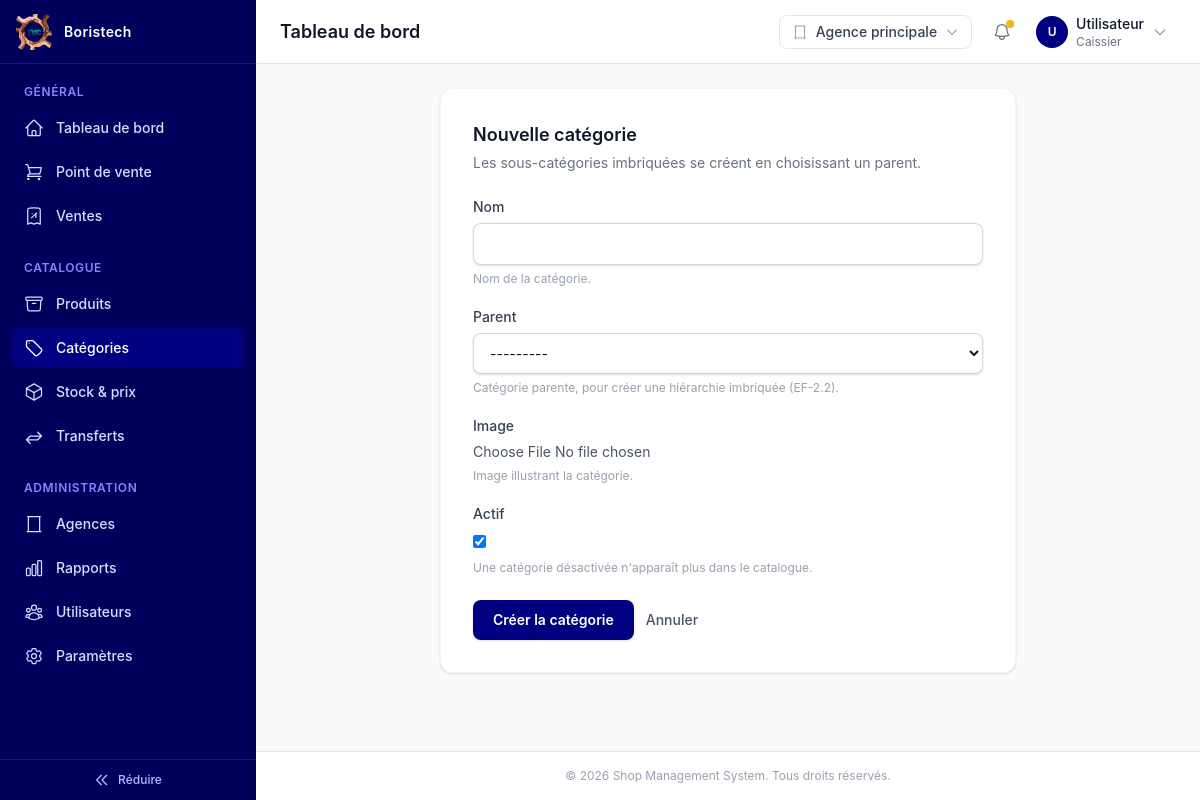
The page /products/categories/nouvelle/ (signed in) on the database its author committed.
### general/models.py (models this page shows, shortened)
class BaseModel(models.Model):
    id = models.UUIDField(
        primary_key=True,
        default=uuid.uuid4,
        editable=False,
        help_text="Identifiant unique (UUID) de l'enregistrement.",
    )
    created_at = models.DateTimeField(
        auto_now_add=True,
        db_index=True,
        help_text="Date et heure de création de l'enregistrement.",
    )
    updated_at = models.DateTimeField(
        auto_now=True,
        help_text="Date et heure de la dernière modification.",
    )
    class Meta:
        abstract = True
        ordering = ["-created_at"]

class ParametresEntreprise(BaseModel):
    SINGLETON_ID = uuid.UUID(int=1)
    nom = models.CharField(
        max_length=150,
        help_text="Raison sociale affichée sur les reçus et l'en-tête de l'application.",
    )
    logo = models.ImageField(
        upload_to="entreprise/",
        blank=True,
        null=True,
        help_text="Logo affiché sur les reçus et l'en-tête de l'application.",
    )
    slogan = models.CharField(
        max_length=255,
        blank=True,
        help_text="Slogan de l'entreprise.",
    )
    adresse = models.CharField(
        max_length=255,
        blank=True,
        help_text="Adresse du siège social.",
    )
    telephone = models.CharField(
        max_length=30,
        blank=True,
        help_text="Téléphone de contact principal.",
    )
    email = models.EmailField(
        blank=True,
        help_text="Email de contact principal.",
    )
    site_web = models.URLField(
        blank=True,
        help_text="Site web de l'entreprise.",
    )
    tax_id = models.CharField(
        max_length=50,
        blank=True,
        help_text="Numéro fiscal / identifiant contribuable, affiché sur les reçus.",
    )
    devise = models.CharField(
        max_length=10,
        default="FCFA",
        help_text="Symbole monétaire utilisé dans toute l'application.",
    )
    note_pied_page = models.TextField(
        blank=True,
        help_text="Note affichée en bas des reçus (conditions, remerciements...).",
    )
    class Meta(BaseModel.Meta):
        verbose_name = "Paramètres de l'entreprise"
        verbose_name_plural = "Paramètres de l'entreprise"
    @classmethod
    def load(cls) -> "ParametresEntreprise":
        obj: Optional["ParametresEntreprise"] = cache.get("parametres_entreprise")
        if obj is None:
            obj, _created = cls.objects.get_or_create(
                pk=cls.SINGLETON_ID, defaults={"nom": "Ma Boutique"}
            )
            cache.set("parametres_entreprise", obj, None)
        return obj

### products/models.py (models this page shows, shortened)
class Categorie(BaseModel):
    nom = models.CharField(
        max_length=150,
        help_text="Nom de la catégorie.",
    )
    slug = models.SlugField(
        max_length=170,
        unique=True,
        blank=True,
        help_text=(
            "Identifiant lisible utilisé dans les URLs, généré automatiquement à "
            "partir du nom si laissé vide."
        ),
    )
    parent = models.ForeignKey(
        "self",
        on_delete=models.CASCADE,
        related_name="sous_categories",
        null=True,
        blank=True,
        help_text="Catégorie parente, pour créer une hiérarchie imbriquée (EF-2.2).",
    )
    image = models.ImageField(
        upload_to="categories/",
        blank=True,
        null=True,
        help_text="Image illustrant la catégorie.",
    )
    actif = models.BooleanField(
        default=True,
        db_index=True,
        help_text="Une catégorie désactivée n'apparaît plus dans le catalogue.",
    )
    class Meta(BaseModel.Meta):
        verbose_name = "Catégorie"
        verbose_name_plural = "Catégories"
        indexes = [
            models.Index(fields=["parent", "actif"]),
        ]
    def __str__(self) -> str:
        return self.nom

### products/views/category_views.py (the view, shortened to what this page needs)
# urls.py: path("categories/nouvelle/", category_views.CategorieCreateView.as_view(), name="categorie_create"),
class CategorieCreateView(LoginRequiredMixin, AdminRequiredMixin, CreateView):
    model = Categorie
    form_class = CategorieForm
    template_name = "dashboard/pages/admin/products/category/categorie_form.html"
    success_url = reverse_lazy("products:categorie_list")

### products/forms.py
class CategorieForm(_TailwindFormMixin, forms.ModelForm):
    class Meta:
        model = Categorie
        fields = ["nom", "parent", "image", "actif"]
    def __init__(self, *args: Any, **kwargs: Any) -> None:
        super().__init__(*args, **kwargs)
        queryset = Categorie.objects.filter(actif=True).order_by("nom")
        if self.instance.pk:
            queryset = queryset.exclude(pk=self.instance.pk)
        self.fields["parent"].queryset = queryset
        self.fields["parent"].required = False
        self._apply_tailwind()

### general/context_processors.py (called while the page is built)
def parametres_entreprise(request: HttpRequest) -> Dict[str, Any]:
    return {"parametres": ParametresEntreprise.load()}

### general/templatetags/nav_tags.py (called while the page is built)
@register.simple_tag(takes_context=True)
def dashboard_url(context: Dict[str, Any]) -> str:
    request = context["request"]
    if not request.user.is_authenticated:
        return ""
    return resolve_dashboard_url(request.user)

@register.simple_tag(takes_context=True)
def nav_active(context: Dict[str, Any], *view_names: str) -> str:
    request = context["request"]
    match = getattr(request, "resolver_match", None)
    current_view_name = getattr(match, "view_name", None) if match else None
    return ACTIVE_CLASSES if current_view_name in view_names else INACTIVE_CLASSES

### general/utils.py (called while the page is built)
def resolve_dashboard_url(user: Any) -> str:
    from django.urls import reverse  # import local : évite un cycle au chargement des apps
    if not getattr(user, "is_admin", False):
        agence = getattr(user, "agence", None)
        if agence is not None:
            return reverse("general:agence_dashboard", kwargs={"agence_slug": agence.slug})
    return reverse("general:dashboard")

### products/forms.py (called while the page is built)
    def _apply_tailwind(self) -> None:
        for field in self.fields.values():
            if isinstance(field.widget, forms.CheckboxInput):
                continue
            if isinstance(field.widget, forms.ClearableFileInput):
                field.widget.attrs["class"] = "block w-full text-sm text-gray-600"
                continue
            existing = field.widget.attrs.get("class", "")
            field.widget.attrs["class"] = f"{existing} {TAILWIND_INPUT_CLASSES}".strip()

### products/views/category_views.py (called while the page is built)
    def test_func(self) -> bool:
        return getattr(self.request.user, "is_admin", False)

### users/models.py (called while the page is built)
    @property
    def is_admin(self) -> bool:
        return self.role == Role.ADMIN

    @property
    def is_responsable_agence(self) -> bool:
        return self.role == Role.RESPONSABLE_AGENCE

### templates/dashboard/pages/admin/products/category/categorie_form.html (shortened to what this page needs)
{% extends "dashboard/base.html" %}
{% block content %}
<div class="mx-auto max-w-xl">
  <div class="rounded-xl border border-gray-100 bg-white p-6 shadow-sm sm:p-8">
    <div class="mb-6">
      <h2 class="text-lg font-semibold text-gray-900">{% if object %}Modifier la catégorie{% else %}Nouvelle catégorie{% endif %}</h2>
      <p class="mt-1 text-sm text-gray-500">Les sous-catégories imbriquées se créent en choisissant un parent.</p>
    </div>
    <form method="post" enctype="multipart/form-data" novalidate>
      <div class="space-y-5">
        {% for field in form %}
          <div>
            <label for="{{ field.id_for_label }}" class="mb-1.5 block text-sm font-medium text-gray-700">
              {{ field.label }}
            </label>
            {{ field }}
            {% if field.help_text %}
              <p class="mt-1.5 text-xs text-gray-400">{{ field.help_text }}</p>
            {% endif %}
          </div>
        {% endfor %}
      </div>
      <div class="mt-6 flex items-center gap-3">
        <button type="submit" class="flex items-center justify-center rounded-lg bg-primary-800 px-5 py-2.5 text-sm font-semibold text-white shadow-sm transition hover:bg-primary-900 focus:outline-none focus:ring-2 focus:ring-secondary-500 focus:ring-offset-2">
          {% if object %}Enregistrer les modifications{% else %}Créer la catégorie{% endif %}
        </button>
        <a href="{% url 'products:categorie_list' %}" class="text-sm font-medium text-gray-600 hover:text-gray-900">Annuler</a>
      </div>
    </form>
  </div>
</div>
{% endblock %}

### templates/dashboard/include/_sidebar.html (shortened to what this page needs)
{% load static %}
{% load nav_tags %}
<aside id="sidebar"
      class="fixed inset-y-0 left-0 z-40 flex w-72 flex-col bg-primary-900 text-white transition-transform duration-300 ease-in-out lg:sticky lg:top-0 lg:h-screen lg:w-[var(--sidebar-w)] lg:shrink-0 lg:transition-[width]">
      <div class="flex h-16 shrink-0 items-center gap-3 border-b border-white/10 px-4">
        {% if parametres.logo %}
          <img src="{{ parametres.logo.url }}" alt="{{ parametres.nom }}" class="h-9 w-9 shrink-0 rounded-lg object-cover">
        {% else %}
          <div class="flex h-9 w-9 shrink-0 items-center justify-center rounded-lg bg-secondary-500 text-sm font-bold text-primary-900">
            {{ parametres.nom|slice:":2"|upper }}
          </div>
        {% endif %}
        <span class="brand-label truncate text-sm font-semibold tracking-wide">{{ parametres.nom }}</span>
      </div>
      <nav class="flex-1 space-y-6 overflow-y-auto px-3 py-5">
        <div>
          <p class="nav-group-label px-3 pb-2 text-xs font-semibold uppercase tracking-wider text-primary-300">Général</p>
          <ul class="space-y-1">
            <li>
              <a href="{% dashboard_url %}" title="Tableau de bord"
                 class="nav-link flex items-center gap-3 rounded-lg px-3 py-2.5 text-sm font-medium {% nav_active 'general:dashboard' 'general:agence_dashboard' %}">
                <span class="nav-label">Tableau de bord</span>
              </a>
            </li>
            <li>
              <a href="{% url 'sales:commande_create' %}" title="Point de vente"
                 class="nav-link flex items-center gap-3 rounded-lg px-3 py-2.5 text-sm font-medium {% nav_active 'sales:commande_create' %}">
                <span class="nav-label">Point de vente</span>
              </a>
            </li>
            <li>
              <a href="{% url 'sales:commande_list' %}" title="Ventes"
                 class="nav-link flex items-center gap-3 rounded-lg px-3 py-2.5 text-sm font-medium {% nav_active 'sales:commande_list' 'sales:commande_detail' %}">
                <span class="nav-label">Ventes</span>
              </a>
            </li>
          </ul>
        </div>
        {% if request.user.is_responsable_agence or request.user.is_admin %}
        <div>
          <p class="nav-group-label px-3 pb-2 text-xs font-semibold uppercase tracking-wider text-primary-300">Catalogue</p>
          <ul class="space-y-1">
            <li>
              <a href="{% url 'products:produit_list' %}" title="Produits"
                 class="nav-link flex items-center gap-3 rounded-lg px-3 py-2.5 text-sm font-medium {% nav_active 'products:produit_list' 'products:produit_create' 'products:produit_update' 'products:produit_import' %}">
                <span class="nav-label">Produits</span>
              </a>
            </li>
            <li>
              <a href="{% url 'products:categorie_list' %}" title="Catégories"
                 class="nav-link flex items-center gap-3 rounded-lg px-3 py-2.5 text-sm font-medium {% nav_active 'products:categorie_list' 'products:categorie_create' 'products:categorie_update' 'products:categorie_import' %}">
                <span class="nav-label">Catégories</span>
              </a>
            </li>
            <li>
              <a href="{% url 'products:stock_list' %}" title="Stock &amp; prix par agence"
                 class="nav-link flex items-center gap-3 rounded-lg px-3 py-2.5 text-sm font-medium {% nav_active 'products:stock_list' 'products:stock_create' %}">
                <svg class="h-5 w-5 shrink-0" fill="none" viewBox="0 0 24 24" stroke="currentColor" stroke-width="1.5"><path stroke-linecap="round" stroke-linejoin="round" d="M21 7.5l-9-5.25L3 7.5m18 0l-9 5.25m9-5.25v9l-9 5.25M3 7.5l9 5.25M3 7.5v9l9 5.25m0-9v9" /></svg>
                <span class="nav-label">Stock &amp; prix</span>
              </a>
            </li>
            <li>
              <a href="{% url 'products:transfert_list' %}" title="Transferts de stock"
                 class="nav-link flex items-center gap-3 rounded-lg px-3 py-2.5 text-sm font-medium {% nav_active 'products:transfert_list' 'products:transfert_create' %}">
                <svg class="h-5 w-5 shrink-0" fill="none" viewBox="0 0 24 24" stroke="currentColor" stroke-width="1.5"><path stroke-linecap="round" stroke-linejoin="round" d="M7.5 21L3 16.5m0 0L7.5 12M3 16.5h13.5m0-9L21 12m0 0l-4.5 4.5M21 12H7.5" /></svg>
                <span class="nav-label">Transferts</span>
              </a>
            </li>
          </ul>
        </div>
        {% endif %}
        {% if request.user.is_admin or request.user.is_responsable_agence %}
        <div>
          <p class="nav-group-label px-3 pb-2 text-xs font-semibold uppercase tracking-wider text-primary-300">Administration</p>
          <ul class="space-y-1">
            {% if request.user.is_admin %}
            <li>
              <a href="{% url 'general:agence_list' %}" title="Agences"
                 class="nav-link flex items-center gap-3 rounded-lg px-3 py-2.5 text-sm font-medium {% nav_active 'general:agence_list' 'general:agence_create' 'general:agence_update' %}">
                <svg class="h-5 w-5 shrink-0" fill="none" viewBox="0 0 24 24" stroke="currentColor" stroke-width="1.5"><path stroke-linecap="round" stroke-linejoin="round" d="M3.75 21h16.5M4.5 3h15M5.25 3v18m13.5-18v18" /></svg>
                <span class="nav-label">Agences</span>
              </a>
            </li>
            {% endif %}
            <li>
              <a href="{% url 'general:rapport_ventes' %}" title="Rapports &amp; comparaison"
                 class="nav-link flex items-center gap-3 rounded-lg px-3 py-2.5 text-sm font-medium {% nav_active 'general:rapport_ventes' 'general:rapport_inventaire' %}">
                <span class="nav-label">Rapports</span>
              </a>
            </li>
            <li>
              <a href="{% url 'users:utilisateur_list' %}" title="Utilisateurs"
                 class="nav-link flex items-center gap-3 rounded-lg px-3 py-2.5 text-sm font-medium {% nav_active 'users:utilisateur_list' %}">
                <span class="nav-label">Utilisateurs</span>
              </a>
            </li>
            {% if request.user.is_admin %}
            <li>
              <a href="{% url 'general:parametres' %}" title="Paramètres"
                 class="nav-link flex items-center gap-3 rounded-lg px-3 py-2.5 text-sm font-medium {% nav_active 'general:parametres' %}">
                <span class="nav-label">Paramètres</span>
              </a>
            </li>
            {% endif %}
          </ul>
        </div>
        {% endif %}
      </nav>
      <button id="collapseToggle" type="button"
        class="hidden lg:flex items-center justify-center gap-2 border-t border-white/10 px-3 py-3 text-xs font-medium text-primary-200 hover:bg-primary-800 hover:text-white">
        <svg id="collapseIcon" class="h-4 w-4 shrink-0 transition-transform duration-300" fill="none" viewBox="0 0 24 24" stroke="currentColor" stroke-width="2"><path stroke-linecap="round" stroke-linejoin="round" d="M11 19l-7-7 7-7m8 14l-7-7 7-7" /></svg>
        <span class="nav-label">Réduire</span>
      </button>
    </aside>

### templates/dashboard/include/_mata.html (style rules this page uses)
:root { --sidebar-w: 16rem; }
#sidebar { transform: translateX(-100%); }
@media (min-width: 1024px) { #sidebar { transform: translateX(0) !important; } }

### rows shown on the page
ParametresEntreprise: logo (picture), nom "Boristech"

### other values the page prints
{{ field.label }} "Nom" "Parent" "Image" "Actif"
{{ field.help_text }} "Nom de la catégorie." "Catégorie parente, pour créer une hiérarchie imbriquée (EF-2.2)." "Image illustrant la catégorie." "Une catégorie désactivée n'apparaît plus dans le catalogue."
